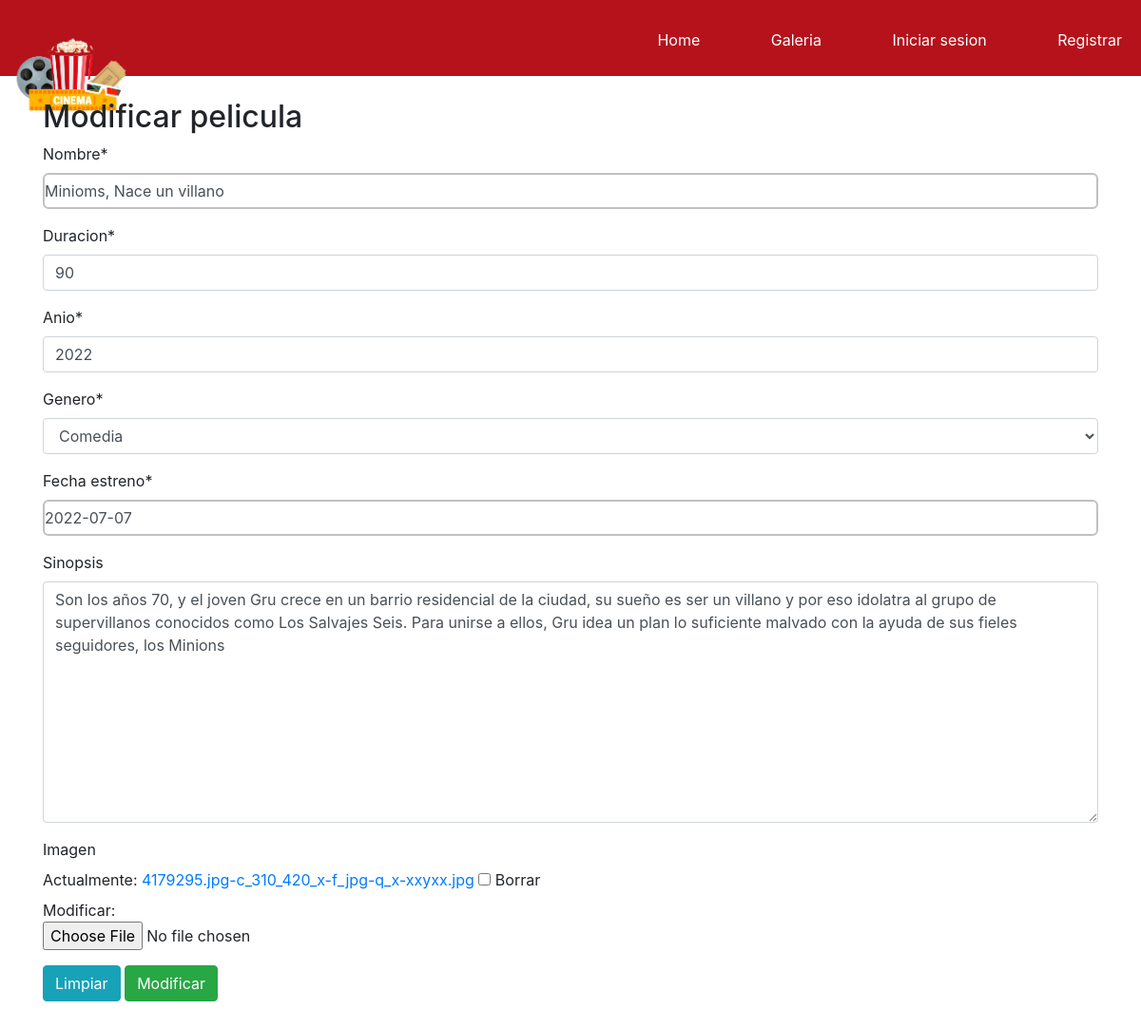
Page /modificar_pelicula/6/ on the committed database.
### core/models.py (models this page shows, shortened)
class Pelicula(models.Model):
    nombre=models.CharField(max_length=200)
    duracion= models.IntegerField()
    anio=models.IntegerField()
    genero=models.ForeignKey(Genero, on_delete=models.CASCADE)
    sinopsis = models.TextField(null = True, blank = True)
    fecha_estreno = models.DateField()
    imagen = models.ImageField(null = True, blank = True)

class Genero(models.Model):
    nombre= models.CharField(max_length=80)
    def __str__(self):
        return self.nombre

### core/views.py (the view)
# urls.py: path('modificar_pelicula/<id>/', modificar_pelicula, name="modificar_pelicula"),
def modificar_pelicula(request,id):
    pelicula = Pelicula.objects.get(id = id)
    data = {
        'form': PeliculaForm(instance = pelicula)
    }
    if request.method == 'POST':
        formulario = PeliculaForm(data = request.POST, instance = pelicula, files = request.FILES)
        if formulario.is_valid():
            formulario.save()
            data['mensaje'] = 'Pelicula modificado con éxito'
        data['form'] = PeliculaForm(instance = Pelicula.objects.get(id = id))
    return render(request,'core/modificar_pelicula.html',data)

### core/forms.py
class PeliculaForm(ModelForm):
    nombre = forms.CharField(min_length=2,max_length=200)
    duracion = forms.IntegerField(min_value=5, max_value=500)
    class Meta:
        model=Pelicula
        fields=['nombre','duracion','anio','genero','fecha_estreno','sinopsis','imagen']

### core/templates/core/modificar_pelicula.html (shortened to what this page needs)
{% extends 'core/basico.html' %}
{% load crispy_forms_tags %}
{% block contenido %}
<h2>Modificar pelicula</h2>
<form method="POST" enctype="multipart/form-data">
   {{ form | crispy }}
 <input type="reset" value="Limpiar" class="btn btn-info">
 <input type="submit" value="Modificar" class="btn btn-success">
</form>
{% endblock %}

### core/static/core/css/estilos.css (style rules this page uses)
* { margin:0; padding: 0; }
body { background-color:rgb(219, 219, 219); font-family: fantasy; }
label { display: block; }
input[type=text], input[type=email], textarea { border: 2px solid silver; padding:5px 0; border-radius: 6px; }
.btn { padding: 5px; border:2px solid silver; border-radius: 15px; }

### rows in the picture
Pelicula: nombre "Minioms, Nace un villano", duracion "90", anio "2022", genero "Comedia", fecha_estreno "2022-07-07", sinopsis "Son los años 70, y el joven Gru crece en un barrio residencial de la ciudad, su sueño es ser un villano y por eso idolatra al grupo de supervillanos conocidos como Los Salvajes Seis. Para unirse a ellos, Gru idea un plan lo suficiente malvado con la ayuda de sus fieles seguidores, los Minions"
